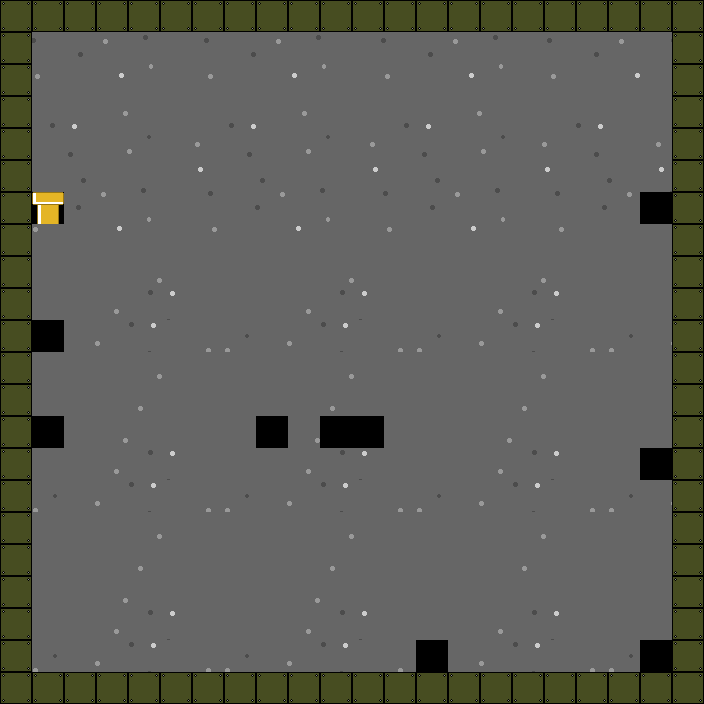

This game map was drawn from its Tiled (.tmx) file and the tilesets committed beside it. A one-line description and the trimmed map source follow:
An orthogonal 22x22 tile map with 32x32 px tiles, 1 tile layer (Background), 9 tilesets and 193 objects (183x Puddle.Block, 3x Puddle.Pipe, 3x Puddle.Rat, 2x Puddle.Bird, Puddle.Checkpoint, ...).

<map version="1.0" orientation="orthogonal" width="22" height="22" tilewidth="32" tileheight="32">
 <properties>
  <property name="startX" value="96" />
  <property name="startY" value="640" />
 </properties>
 <tileset firstgid="1" name="background" tilewidth="32" tileheight="32">
  <image source="../background.png" width="640" height="448" />
 </tileset>
 <tileset firstgid="281" name="brick" tilewidth="32" tileheight="32">
  <image source="../brick.png" width="32" height="32" />
 </tileset>
 <tileset firstgid="282" name="button" tilewidth="32" tileheight="32">
  <image source="../button.png" width="224" height="32" />
 </tileset>
 <tileset firstgid="297" name="push_block" tilewidth="32" tileheight="32">
  <image source="../push_block.png" width="128" height="32" />
 </tileset>
 <tileset firstgid="301" name="fireball" tilewidth="32" tileheight="32">
  <image source="../fireball.png" width="64" height="32" />
 </tileset>
 <tileset firstgid="303" name="geyser" tilewidth="32" tileheight="32">
  <image source="../geyser.png" width="128" height="128" />
 </tileset>
 <tileset firstgid="319" name="pipe" tilewidth="32" tileheight="32">
  <image source="../pipe.png" width="256" height="64" />
 </tileset>
 <tileset firstgid="335" name="jetpack" tilewidth="32" tileheight="32">
  <image source="../jetpack.png" width="32" height="32" />
 </tileset>
 <tileset firstgid="336" name="cannon" tilewidth="32" tileheight="32">
  <image source="../cannon.png" width="64" height="32" />
 </tileset>
 <layer name="Background" width="22" height="22">
  <data>[484 cells, 475 non-empty, 170 distinct tile ids]</data>
 </layer>
 <objectgroup name="Blocks" width="22" height="22">
  <object name="Breakable" type="Puddle.Block" x="288" y="608" width="32" height="32">
   <properties>
    <property name="canBreak" value="True" />
   </properties>
  </object>
  <object name="Breakable" type="Puddle.Block" x="288" y="640" width="32" height="32">
   <properties>
    <property name="canBreak" value="True" />
   </properties>
  </object>
  <object name="Breakable" type="Puddle.Block" x="288" y="192" width="32" height="32">
   <properties>
    <property name="canBreak" value="True" />
   </properties>
  </object>
  <object name="Breakable" type="Puddle.Block" x="416" y="192" width="32" height="32">
   <properties>
    <property name="canBreak" value="True" />
   </properties>
  </object>
  <object name="Breakable" type="Puddle.Block" x="256" y="640" width="32" height="32">
   <properties>
    <property name="canBreak" value="True" />
   </properties>
  </object>
  <object name="Breakable" type="Puddle.Block" x="256" y="608" width="32" height="32">
   <properties>
    <property name="canBreak" value="True" />
   </properties>
  </object>
  <object name="Block 3" type="Puddle.Block" x="288" y="256" width="32" height="32">
   <properties>
    <property name="gravity" value="False" />
    <property name="left" value="False" />
    <property name="right" value="False" />
   </properties>
  </object>
  <object name="Block 3" type="Puddle.Block" x="256" y="256" width="32" height="32">
   <properties>
    <property name="gravity" value="False" />
    <property name="left" value="False" />
    <property name="right" value="False" />
   </properties>
  </object>
  <object name="Block 3" type="Puddle.Block" x="256" y="320" width="32" height="32">
   <properties>
    <property name="gravity" value="False" />
    <property name="left" value="False" />
    <property name="right" value="False" />
   </properties>
  </object>
  <object name="Block 3" type="Puddle.Block" x="288" y="288" width="32" height="32">
   <properties>
    <property name="gravity" value="False" />
    <property name="left" value="False" />
    <property name="right" value="False" />
   </properties>
  </object>
  <object name="Block 3" type="Puddle.Block" x="320" y="256" width="32" height="32">
   <properties>
    <property name="gravity" value="False" />
    <property name="left" value="False" />
    <property name="right" value="False" />
   </properties>
  </object>
  <object name="Block 3" type="Puddle.Block" x="256" y="288" width="32" height="32">
   <properties>
    <property name="gravity" value="False" />
    <property name="left" value="False" />
    <property name="right" value="False" />
   </properties>
  </object>
  <object name="Block 3" type="Puddle.Block" x="256" y="224" width="32" height="32">
   <properties>
    <property name="gravity" value="False" />
    <property name="left" value="False" />
    <property name="right" value="False" />
   </properties>
  </object>
  <object name="Breakable" type="Puddle.Block" x="224" y="384" width="32" height="32">
   <properties>
    <property name="canBreak" value="True" />
   </properties>
  </object>
  <object name="Block 3" type="Puddle.Block" x="288" y="320" width="32" height="32">
   <properties>
    <property name="gravity" value="False" />
    <property name="left" value="False" />
    <property name="right" value="False" />
   </properties>
  </object>
  <object name="Block 3" type="Puddle.Block" x="320" y="288" width="32" height="32">
   <properties>
    <property name="gravity" value="False" />
    <property name="left" value="False" />
    <property name="right" value="False" />
   </properties>
  </object>
  <object name="Breakable" type="Puddle.Block" x="544" y="192" width="32" height="32">
   <properties>
    <property name="canBreak" value="True" />
   </properties>
  </object>
 </objectgroup>
 <objectgroup name="Items" width="22" height="22">
  <object name="checkpoint 2" type="Puddle.Checkpoint" x="576" y="384" width="32" height="32" />
  <object name="Button 3" type="Puddle.Button" x="640" y="320" width="32" height="32">
   <properties>
    <property name="direction" value="right" />
   </properties>
  </object>
 </objectgroup>
 <objectgroup name="Ground" width="22" height="22">
  <object name="Ground" type="Puddle.Block" x="32" y="672" width="32" height="32" />
  <object name="Ground" type="Puddle.Block" x="96" y="672" width="32" height="32" />
  <object name="Ground" type="Puddle.Block" x="128" y="672" width="32" height="32" />
  <object name="Ground" type="Puddle.Block" x="160" y="672" width="32" height="32" />
  <object name="Ground" type="Puddle.Block" x="192" y="672" width="32" height="32" />
  <object name="Ground" type="Puddle.Block" x="224" y="672" width="32" height="32" />
  <object name="Ground" type="Puddle.Block" x="256" y="672" width="32" height="32" />
  <object name="Ground" type="Puddle.Block" x="64" y="672" width="32" height="32" />
  <object name="Ground" type="Puddle.Block" x="512" y="672" width="32" height="32" />
  <object name="Ground" type="Puddle.Block" x="416" y="672" width="32" height="32" />
  <object name="Ground" type="Puddle.Block" x="480" y="672" width="32" height="32" />
  <object name="Ground" type="Puddle.Block" x="384" y="672" width="32" height="32" />
  <object name="Ground" type="Puddle.Block" x="352" y="672" width="32" height="32" />
  <object name="Ground" type="Puddle.Block" x="448" y="672" width="32" height="32" />
  <object name="Ground" type="Puddle.Block" x="320" y="672" width="32" height="32" />
  <object name="Ground" type="Puddle.Block" x="288" y="672" width="32" height="32" />
  <object name="Ground" type="Puddle.Block" x="576" y="672" width="32" height="32" />
  <object name="Ground" type="Puddle.Block" x="640" y="672" width="32" height="32" />
  <object name="Ground" type="Puddle.Block" x="608" y="672" width="32" height="32" />
  <object name="Ground" type="Puddle.Block" x="544" y="672" width="32" height="32" />
  </objectgroup>
 <objectgroup name="Pipe" width="22" height="22">
  <!-- 3 objects omitted --></objectgroup>
 <objectgroup name="Enemies" width="22" height="22">
  <!-- 5 objects omitted --></objectgroup>
 <objectgroup name="Gate" width="22" height="22" />
</map>
<!-- 154 of 193 objects omitted -->
